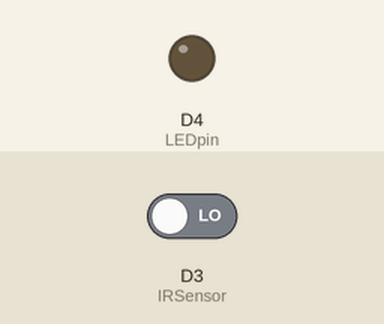
Simulated run of this sketch. Board: ESP8266 (NodeMCU). On the bench: output pins drawn as LEDs (lit = HIGH). The inputs (shaded band) are chosen by the test bench; at power-on: D3 (IRSensor) LOW. WiFi joins after 1.5 s; servers stay silent unless stated; what the sketch prints to the serial monitor is not drawn.

Above: at 0.0 s.
At 1.6 s:
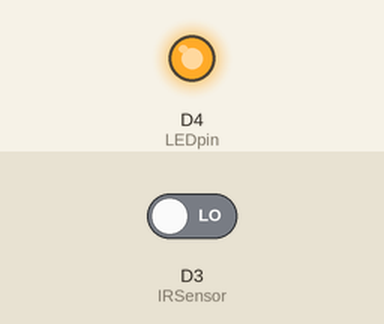
Timing chart, 0 to 3.1 s (numbered marks = the images above):
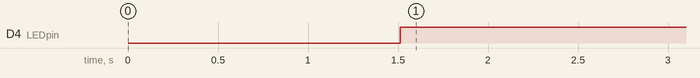

The sketch:

p58_ir_Thingspeak.ino
```cpp
#include <ESP8266WiFi.h>

String apiKey = "QBMOKETA1ZJZINKA";     //  Enter your Write API key from ThingSpeak
const char *ssid =  "JioFi2_E8EFAC";     // replace with your wifi ssid and wpa2 key
const char *pass =  "fhzz5q8bcj";
const char* server = "api.thingspeak.com";

#define IRSensor D3
#define LEDpin D4

WiFiClient client;

void setup()
{
  pinMode (IRSensor, INPUT);
  pinMode (LEDpin, OUTPUT);

  Serial.begin(115200);
  delay(10);
  Serial.println("Connecting to ");
  Serial.println(ssid);

  WiFi.begin(ssid, pass);

  while (WiFi.status() != WL_CONNECTED)
  {
    delay(500);
    Serial.print(".");
  }
  Serial.println("");
  Serial.println("WiFi connected");
}

void loop()
{
  int statusSensor = digitalRead (IRSensor);
  if (statusSensor == 1){
    digitalWrite(LEDpin, LOW);
  }else{
    digitalWrite(LEDpin, HIGH);
    Serial.println("Intruder ALERT!");
  }

  if (isnan(statusSensor))
  {
    Serial.println("Failed to read from IR sensor!");
    return;
  }

  if (client.connect(server, 80))  //   "184.106.153.149" or api.thingspeak.com
  {

    String postStr = apiKey;
    postStr += "&field1=";
    postStr += String(statusSensor);
    postStr += "\r\n\r\n";

    client.print("POST /update HTTP/1.1\n");
    client.print("Host: api.thingspeak.com\n");
    client.print("Connection: close\n");
    client.print("X-THINGSPEAKAPIKEY: " + apiKey + "\n");
    client.print("Content-Type: application/x-www-form-urlencoded\n");
    client.print("Content-Length: ");
    client.print(postStr.length());
    client.print("\n\n");
    client.print(postStr);

    Serial.println("%. Send to Thingspeak.");

  }
  client.stop();

  Serial.println("Waiting...");

  // thingspeak needs minimum 15 sec delay between updates
  delay(1000);
}
```

Measured:
- by itself, D4 (LEDpin): LOW → HIGH at 1.5 s
